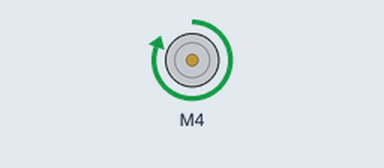
Simulated run of this sketch. Board: Arduino Uno, built with avr-gcc and run on an emulated ATmega328P. Shown: DC motor (green arrow = forward, orange = backward, longer = faster).

Above: at 0.1 s.
Timing chart, 0 to 1.6 s (numbered marks = the images above):
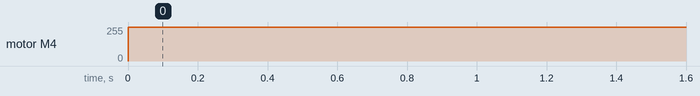

Measured:
- by itself, motor M4: stopped → forward 255/255 at 0.00 s

The sketch:

DC_motor_controller.ido.ino
```cpp
#include <Wire.h>
#include <Adafruit_MotorShield.h>
Adafruit_MotorShield AFMS = Adafruit_MotorShield();

Adafruit_DCMotor *myMotor = AFMS.getMotor(4);


void setup() {
  AFMS.begin();  // create with the default frequency 1.6KHz
}

void loop() {

//  delay(2000);
  myMotor->setSpeed(255);
  myMotor->run(FORWARD);
//  delay(5000);
//  myMotor->run(RELEASE);

}
```
